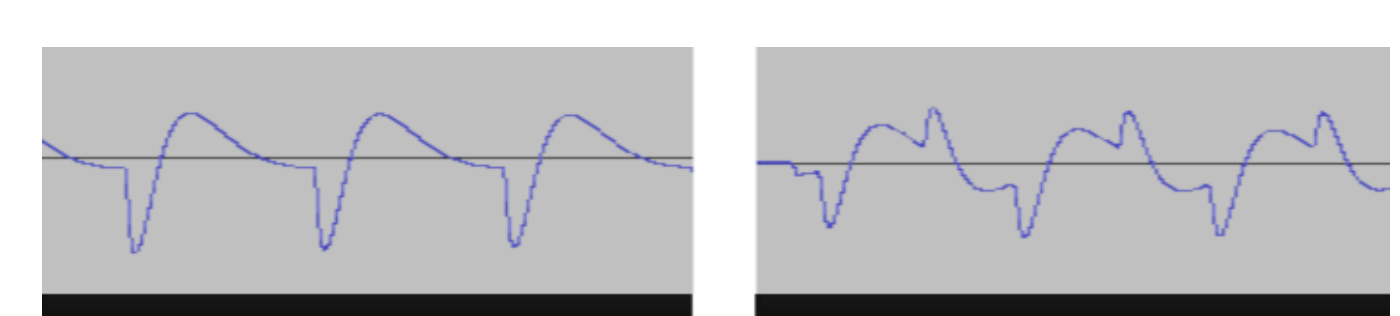
#> input picture tools/plots/reference/303_square_saw.png, 1400 x 316 px; its folder holds 3 pictures in this run
$ python plot_stock_waves.py
#> lines starting #> are read from the running program, lines starting #| are printed output that depends on the picture; after the words box and inside, x2 and y2 are one past the last pixel; in counts of white or black regions, pixels touching at a corner belong together
### tools/plots/lxr_plotlib.py
"""Shared helpers for the tools/plots scripts (S084 P1 voice-expansion plots).

What lives here:
  - Python ports of the firmware drive stages as they are in the S084 tree
    (ResonantFilter.c, distortion.h, the IM_SPECIAL_FILTER_* writers);
  - band-limiting helpers (harmonic truncation, as the octave tables do);
  - digitisers for the reference images in reference/ (the 303 and dirty
    triangle screenshots supplied by the user);
  - a common matplotlib style.

These are design/illustration tools, not part of the firmware build. They
need numpy, matplotlib and pillow (see README.md).
"""
import math
import os

import numpy as np

FS = 44108.0                      # LXR-02 sample rate (PLLI2S N=271, R=2)
HERE = os.path.dirname(os.path.abspath(__file__))
REF = os.path.join(HERE, "reference")

# Wavetable octave edges used by freqToTableIndex() (Oscillator.c).
OCTAVE_EDGES_HZ = [16.3515987, 32.7031975, 65.406395, 130.81279, 261.62558,
                   523.25116, 1046.50232, 2093.00464, 4186.00928, 8372.01855]


# --------------------------------------------------------------------------
# Firmware ports
# --------------------------------------------------------------------------
def filt_drive(v):
    """SVF_setDrive(): drive = 0.4 + 6*(v/127)^2."""
    return 0.4 + (v / 127.0) ** 2 * 6.0


def pade_num(a):
    return (a / 945.0 + 105.0 / 945.0) * a + 1.0


def pade_den(a):
    return (a * 15.0 / 945.0 + 420.0 / 945.0) * a + 1.0


# [4 lines left out: function filter_input_stage, not called in this run]


def fast_tanh(v):
    v = np.asarray(v, dtype=float)
    return np.where(v < -1.95, -1.0, np.where(v > 1.95, 1.0, 4.15 * v / (4.29 + v * v)))


def fast_tan(x):
    return (-15 * x + x ** 3) / (3 * (-5 + 2 * x * x))


# [4 lines left out: function shaper_f2f, not called in this run]


def dist_k(d):
    """setDistortionShape(): k = 2(d/128)/(1-d/128)."""
    return 2 * (d / 128.0) / (1 - d / 128.0)


# [4 lines left out: function dist_curve, not called in this run]


def ssat16(v):
    return max(-32768, min(32767, int(v)))


class ZdfFilter:
    """Float64 port of SVF_calcBlockZDF() (batched two-division solver)."""

    # [56 lines left out: functions __init__, run, filter_one_cycle, not called in this run]


# --------------------------------------------------------------------------
# Band-limiting
# --------------------------------------------------------------------------
def harmonics_of(cycle):
    """Complex harmonic coefficients c[k], k = 0..N/2, of one cycle."""
    return np.fft.rfft(cycle) / len(cycle)


def from_harmonics(c, n, hmax=None):
    """Rebuild n samples from coefficients, keeping harmonics 1..hmax (no DC)."""
    c = np.array(c, dtype=complex)
    full = np.zeros(n // 2 + 1, dtype=complex)
    m = min(len(c), len(full))
    full[:m] = c[:m]
    full[0] = 0.0
    if hmax is not None:
        full[hmax + 1:] = 0.0
    return np.fft.irfft(full * n, n)


def bandlimit(cycle, hmax, n=None):
    n = n or len(cycle)
    return from_harmonics(harmonics_of(cycle), n, hmax)


def harmonics_for_note(f_hz, compression=1.0):
    """Highest harmonic that stays below Nyquist for a note (with warp)."""
    return max(1, int((FS / 2) / (f_hz * compression)))


def extend_harmonics(c, h_meas, h_max):
    """Extend measured harmonics 1..h_meas up to h_max with a fitted roll-off.

    Magnitudes follow a power law fitted over the upper half of the measured
    band; phases continue the fitted linear phase trend. Used because the
    reference screenshots resolve only the first few dozen harmonics.
    """
    c = np.array(c[: h_meas + 1], dtype=complex)
    k = np.arange(max(2, h_meas // 2), h_meas + 1)
    mag = np.abs(c[k]) + 1e-12
    slope, icpt = np.polyfit(np.log(k), np.log(mag), 1)
    slope = min(slope, -1.0)                       # never brighter than a saw
    ph = np.unwrap(np.angle(c[k]))
    pslope, picpt = np.polyfit(k, ph, 1)
    out = np.zeros(h_max + 1, dtype=complex)
    out[: h_meas + 1] = c
    kk = np.arange(h_meas + 1, h_max + 1)
    out[h_meas + 1:] = np.exp(icpt + slope * np.log(kk)) * np.exp(1j * (picpt + pslope * kk))
    return out


def normalise(cycle):
    cycle = np.asarray(cycle, dtype=float) - np.mean(cycle)
    return cycle / np.max(np.abs(cycle))


def rotate_to(cycle, index):
    return np.roll(cycle, -int(index))


# --------------------------------------------------------------------------
# Digitisers for the supplied screenshots
# --------------------------------------------------------------------------
def _load_rgb(name):
    from PIL import Image
    return np.asarray(Image.open(os.path.join(REF, name)).convert("RGB")).astype(float)


def _fold(trace, x0, x1, period, n_out):
    """Average every full cycle of trace[x0:x1] onto n_out phase bins."""
    xs = np.arange(x0, x1, dtype=float)
    ys = trace[x0:x1]
    ok = ~np.isnan(ys)
    xs, ys = xs[ok], ys[ok]
    phase = ((xs - x0) / period) % 1.0
    bins = np.linspace(0, 1, n_out, endpoint=False)
    order = np.argsort(phase)
    ph, yy = phase[order], ys[order]
    ph = np.concatenate([ph - 1, ph, ph + 1])
    yy = np.concatenate([yy, yy, yy])
    # Running mean over a narrow phase window, then sample at the bins.
    out = np.empty(n_out)
    w = 0.6 / period                               # ~0.6 px in phase units
    for i, b in enumerate(bins):
        sel = np.abs(ph - b) <= max(w, 0.5 / n_out)
        out[i] = np.mean(yy[sel]) if np.any(sel) else np.nan
    if np.any(np.isnan(out)):
        good = ~np.isnan(out)
        out = np.interp(bins, bins[good], out[good], period=1.0)
    return out


def _period(trace, x0, x1, min_lag=60):
    y = trace[x0:x1].copy()
    y = np.nan_to_num(y - np.nanmean(y))
    ac = np.correlate(y, y, mode="full")[len(y) - 1:]
    lag = min_lag + int(np.argmax(ac[min_lag: len(y) // 2]))
    # Parabolic refinement of the autocorrelation peak.
    a, b, c = ac[lag - 1], ac[lag], ac[lag + 1]
    return lag + 0.5 * (a - c) / (a - 2 * b + c)


def digitise_303(which, n_out=2048):
    """One cycle of the 303 square ('sq3') or saw ('sw3') screenshot.

    The screenshot has two grey panels with a blue trace and a dark zero
    line: square on the left (x 42..692, zero row 157) and saw on the right
    (x 756..1389, zero row 163). Returns (cycle, raw_trace_x, raw_trace_y,
    period_px) with the cycle normalised to peak 1 and DC removed.
    """
    a = _load_rgb("303_square_saw.png")
    blue = (a[:, :, 2] > 150) & (a[:, :, 0] < 140) & (a[:, :, 1] < 140)
    if which == "sq3":
        x0, x1, zero = 44, 690, 157
    else:
        x0, x1, zero = 800, 1388, 163   # skip the flat lead-in at the left
    trace = np.full(a.shape[1], np.nan)
    for x in range(x0, x1):
        ys = np.nonzero(blue[47:294, x])[0]
        if len(ys):
            trace[x] = zero - (np.mean(ys) + 47)
    period = _period(trace, x0, x1)
    cyc = _fold(trace, x0, x1, period, n_out)
    return cyc, np.arange(x0, x1), trace[x0:x1], period


def digitise_dirty_triangle(n_out=2048):
    """One cycle of the dirty-triangle scope screenshot ('tra').

    Grey trace on black with a grey graticule (rows/cols listed below).
    Graticule pixels are masked and the trace centroid is taken per column.
    """
    a = _load_rgb("tra_dirty_triangle.png").mean(axis=2)
    grid_cols = [40, 80, 119, 159, 197, 237, 277, 317, 355, 395, 435]
    grid_rows = [34, 73, 112, 151, 190, 230, 269, 308, 350]
    mask = np.ones_like(a, dtype=bool)
    for c in grid_cols:
        mask[:, c - 1: c + 2] = False
    for r in grid_rows:
        mask[r - 1: r + 2, :] = False
    x0, x1, y0, y1 = 42, 433, 100, 285
    zero = 190.0
    trace = np.full(a.shape[1], np.nan)
    for x in range(x0, x1):
        col = a[y0:y1, x]
        m = mask[y0:y1, x] & (col > 72)
        if np.any(m):
            w = (col - 60.0) * m
            trace[x] = zero - (np.sum(w * np.arange(y0, y1)) / np.sum(w))
    period = _period(trace, x0, x1, min_lag=50)
    cyc = _fold(trace, x0, x1, period, n_out)
    return cyc, np.arange(x0, x1), trace[x0:x1], period


# --------------------------------------------------------------------------
# Plot style
# --------------------------------------------------------------------------
PALETTE = ["#8a96a3", "#2f6fb0", "#1f9e89", "#d99a00", "#d1495b", "#7b3fa0", "#3a3a3a"]


def setup_matplotlib():
    import matplotlib
    matplotlib.use("Agg")
    import matplotlib.pyplot as plt
    plt.rcParams.update({
        "figure.facecolor": "white",
        "axes.facecolor": "white",
        "axes.grid": True,
        "grid.color": "#e4e8ec",
        "grid.linewidth": 0.8,
        "axes.edgecolor": "#9aa3ad",
        "axes.titlesize": 11,
        "axes.titleweight": "bold",
        "axes.labelsize": 9,
        "xtick.labelsize": 8,
        "ytick.labelsize": 8,
        "legend.fontsize": 7.5,
        "legend.frameon": False,
        "font.family": "DejaVu Sans",
    })
    return plt


def out_path(name):
    return os.path.join(HERE, name)

### tools/plots/plot_stock_waves.py
#!/usr/bin/env python3
"""Interpretation of the new stock oscillator waves: sq3 sw3 sqa tra swa.

Outputs (in tools/plots/):
  stock_waves_303_analog.png   one cycle of each wave, as the octave tables
                               would hold it (level 0, ~1 kHz, ~4 kHz), next to
                               the reference trace and the stock wave it
                               replaces; plus the harmonic spectra.
  stock_wave_harmonics.csv     the harmonic recipe (k = 1..511: magnitude,
                               phase) the install-time generator would use.

How each wave is made:
  sq3, sw3  digitised from reference/303_square_saw.png (left / right
            panel), cycles averaged, first 40 harmonics kept (the screenshot
            resolves about 90), then extended to 511 with a fitted roll-off.
  tra       digitised from reference/tra_dirty_triangle.png, first 30
            harmonics kept, then extended the same way.
  sqa       a 50 % pulse through an analog-style chain: 2-pole low-pass at the
            40th harmonic with Q 0.9 (edge rounding, slight overshoot) and a
            one-pole high-pass at 0.1 x f0 (droop/tilt on the flat tops).
  swa       a falling ramp with exponential (capacitor-charge) curvature and
            a 1.5 %-of-cycle reset, through the same chain (LP at the 48th
            harmonic, Q 0.75; HP at 0.08 x f0).
Orientation follows the stock tables: saw falls (index 0 = middle of the
reset jump), square is high for the first half, triangle starts at its
trough.
"""
import csv
import math

import numpy as np

import lxr_plotlib as L

N = 4096          # analysis resolution per cycle
H_TABLE = 511     # level-0 table limit (1,024-point tables)


# ----------------------------------------------------------------- models
def biquad_lp(fc_rel, q):
    """RBJ low-pass, fc relative to the sample rate (cycle = N samples)."""
    w0 = 2 * math.pi * fc_rel
    alpha = math.sin(w0) / (2 * q)
    c = math.cos(w0)
    b0, b1, b2 = (1 - c) / 2, 1 - c, (1 - c) / 2
    a0, a1, a2 = 1 + alpha, -2 * c, 1 - alpha
    return [b0 / a0, b1 / a0, b2 / a0], [1.0, a1 / a0, a2 / a0]


def periodic_chain(src, lp_harm, lp_q, hp_harm, periods=12):
    """Run one source cycle repeatedly through LP biquad + 1-pole HP."""
    n = len(src)
    b, a = biquad_lp(lp_harm / n, lp_q)
    k_hp = math.exp(-2 * math.pi * hp_harm / n)
    x1 = x2 = y1 = y2 = 0.0
    hp_x = hp_y = 0.0
    out = np.empty(n)
    for p in range(periods):
        for i, x in enumerate(src):
            y = b[0] * x + b[1] * x1 + b[2] * x2 - a[1] * y1 - a[2] * y2
            x2, x1, y2, y1 = x1, x, y1, y
            h = k_hp * (hp_y + y - hp_x)          # one-pole DC-blocking HP
            hp_x, hp_y = y, h
            if p == periods - 1:
                out[i] = h
    return out


def model_sqa():
    ph = np.arange(N) / N
    src = np.where(ph < 0.5, 1.0, -1.0)
    return periodic_chain(src, 40, 0.9, 0.1)


def model_swa():
    ph = np.arange(N) / N
    r, tau = 0.015, 1.1
    ramp_len = 1 - r
    t = np.clip(ph / ramp_len, 0, 1)
    curved = (1 - np.exp(-t / tau)) / (1 - np.exp(-1 / tau))
    src = 1 - 2 * curved                           # falling, concave
    reset = ph >= ramp_len
    u = (ph[reset] - ramp_len) / r
    src[reset] = -1 + 2 * (1 - np.exp(-5 * u)) / (1 - np.exp(-5))
    return periodic_chain(np.roll(src, int(N * r / 2)), 48, 0.75, 0.08)


def stock(name):
    ph = np.arange(N) / N
    if name == "rec":
        return L.bandlimit(np.where(ph < 0.5, 1.0, -1.0), H_TABLE)
    if name == "saw":                              # sawTable: 0, then +1 falling to -1
        return L.bandlimit(1 - 2 * ph, H_TABLE)
    return L.bandlimit(1 - 4 * np.abs(ph - 0.5), H_TABLE)   # triTable: -1 at 0, +1 at 0.5


def align_rising_edge(cycle):
    """Rotate so index 0 is the zero crossing on the steepest rise."""
    bl = L.bandlimit(cycle, 24)
    i = int(np.argmax(np.roll(bl, -1) - bl))
    # walk back to the zero crossing (value changes sign)
    j = i
    for _ in range(len(cycle)):
        if bl[j - 1] <= 0 < bl[j] or bl[j - 1] < 0 <= bl[j]:
            break
        j = (j - 1) % len(cycle)
    return L.rotate_to(cycle, j)


def resample(cycle, n):
    x = np.arange(len(cycle)) / len(cycle)
    xn = np.arange(n) / n
    return np.interp(xn, x, cycle, period=1.0)


def build():
    waves = {}

    for name, h_meas in (("sq3", 40), ("sw3", 40)):
        cyc, _, _, _ = L.digitise_303(name, n_out=2048)
#> in digitise_303, `blue = (a[:, :, 2] > 150) & (a[:, :, 0] < 140) & (a[:, :, 1] < 140)`:
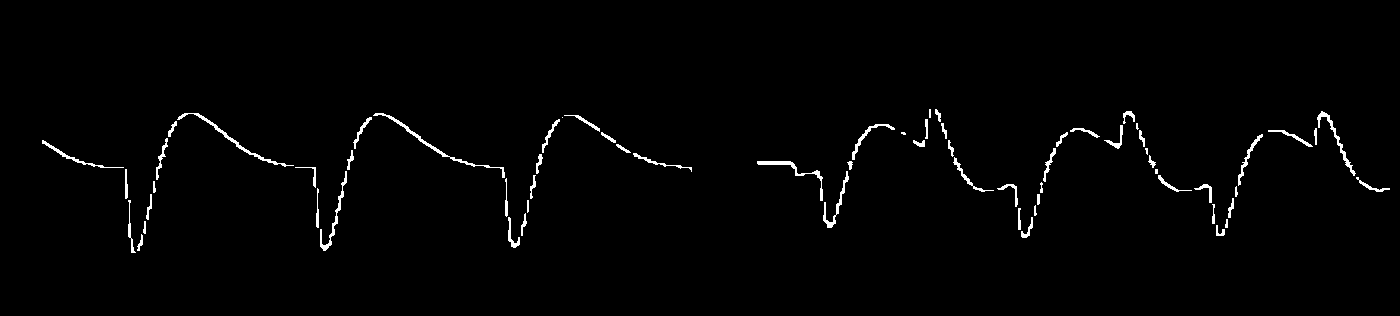
#> blue: shape (316, 1400) bool; 1.4% white in thin lines or dots, all inside (x1, y1, x2, y2) = (42, 109, 1390, 253)
#> the loop in digitise_303, `for x in range(x0, x1):` made 646 passes
#> ys on passes 1 to 3: [94, 95, 96], [94, 95, 96, 97], [95, 96, 97, 98]
#> in _period, `y = np.nan_to_num(y - np.nanmean(y))`: y = 646 values, max 43.88 at index 144, min -95.12 at index 91, mean -1.06e-15
#> in _period, `ac = np.correlate(y, y, mode="full")[len(y) - 1:]`: ac = 646 values, max 649069.6 at index 0, min -255188.5 at index 80, mean 502.4
#> in _period, `lag = min_lag + int(np.argmax(ac[min_lag: len(y) // 2]))`: lag = 189
#> in _period, `a, b, c = ac[lag - 1], ac[lag], ac[lag + 1]`: a = 416873.9; b = 417745.8; c = 415302.6
#> in digitise_303, `period = _period(trace, x0, x1)`: period = 188.8
#> in _fold, `xs, ys = xs[ok], ys[ok]`: xs = 632 values from 44 to 689; ys = 632 values, max 44 at index 141, min -95 at index 90, mean 0.124
#> in _fold, `phase = ((xs - x0) / period) % 1.0`: phase = 632 values, max 0.998 at index 554, min 0 at index 0, mean 0.462
#> in _fold, `order = np.argsort(phase)`: order = 632 values, max 631 at index 312, min 0 at index 0, mean 315.5
#> in _fold, `ph, yy = phase[order], ys[order]`: ph = 632 values from 0 to 0.998; yy = 632 values, max 44 at index 498, min -95 at index 347, mean 0.124
#> in _fold, `ph = np.concatenate([ph - 1, ph, ph + 1])`: ph = 1896 values from -1 to 2
#> in _fold, `yy = np.concatenate([yy, yy, yy])`: yy = 1896 values, max 44 at index 498, min -95 at index 347, mean 0.124
#> in _fold, `w = 0.6 / period`: w = 0.00318
#> after the loop in _fold, `for i, b in enumerate(bins):`: out = 2048 values, max 43.38 at index 1578, min -91.5 at index 981, mean 0.136
#> in digitise_303, `cyc = _fold(trace, x0, x1, period, n_out)`: cyc has the same summary as out in _fold
        cyc = align_rising_edge(L.normalise(resample(cyc, N)))
        coeffs = L.extend_harmonics(L.harmonics_of(cyc), h_meas, H_TABLE)
        table = L.normalise(L.from_harmonics(coeffs, N))
        waves[name] = dict(ref=cyc, coeffs=coeffs, table=table,
                           stock="rec" if name == "sq3" else "saw",
                           note=f"digitised 303 {'square' if name == 'sq3' else 'saw'}; "
                                f"harmonics 1–{h_meas} measured, 1/n^a extension to {H_TABLE}")

    cyc, _, _, _ = L.digitise_dirty_triangle(n_out=2048)
    cyc = L.normalise(resample(cyc, N))
    cyc = L.rotate_to(cyc, int(np.argmin(L.bandlimit(cyc, 12))))
    coeffs = L.extend_harmonics(L.harmonics_of(cyc), 30, H_TABLE)
    waves["tra"] = dict(ref=cyc, coeffs=coeffs, table=L.normalise(L.from_harmonics(coeffs, N)),
                        stock="tri", note="digitised dirty triangle; harmonics 1–30 measured, extended")

    for name, fn, stk, note in (("sqa", model_sqa, "rec", "pulse → 2-pole LP (h40, Q0.9) → HP 0.1·f0"),
                                ("swa", model_swa, "saw", "curved falling ramp (τ 1.1) → 2-pole LP (h48, Q0.75) → HP 0.08·f0")):
        cyc = L.normalise(fn())
        coeffs = L.harmonics_of(cyc)[: H_TABLE + 1]
        waves[name] = dict(ref=None, coeffs=coeffs, table=L.normalise(L.from_harmonics(coeffs, N)),
                           stock=stk, note=note)
    return waves


def main():
    plt = L.setup_matplotlib()
    waves = build()
#> in build, `cyc, _, _, _ = L.digitise_303(name, n_out=2048)`: cyc has the same summary as out in _fold
#> in resample, `x = np.arange(len(cycle)) / len(cycle)`: x = 2048 values from 0 to 1
#> in normalise, `cycle = np.asarray(cycle, dtype=float) - np.mean(cycle)`: cycle = 4096 values, max 43.24 at index 3156, min -91.64 at index 1962, mean -4.44e-15
#> in bandlimit, `n = n or len(cycle)`: n = 4096
#> in from_harmonics, `m = min(len(c), len(full))`: m = 2049
#> in align_rising_edge, `bl = L.bandlimit(cycle, 24)`: bl = 4096 values, max 0.47 at index 3221, min -0.985 at index 2001, mean 2.78e-17
#> in align_rising_edge, `i = int(np.argmax(np.roll(bl, -1) - bl))`: i = 2292
#> the loop in align_rising_edge, `for _ in range(len(cycle)):` made 3829 passes
#> j on passes 1 to 3: 2291, 2290, 2289
#> after the loop in align_rising_edge, `for _ in range(len(cycle)):`: j = 2560
#> in build, `cyc = align_rising_edge(L.normalise(resample(cyc, N)))`: cyc = 4096 values, max 0.472 at index 596, min -1 at index 3498, mean 0
#> in extend_harmonics, `mag = np.abs(c[k]) + 1e-12`: mag = 21 values, max 0.00135 at index 2, min 0.000261 at index 11, mean 0.00069
#> in extend_harmonics, `slope, icpt = np.polyfit(np.log(k), np.log(mag), 1)`: slope = -1.53; icpt = -2.22
#> in extend_harmonics, `ph = np.unwrap(np.angle(c[k]))`: ph = 21 values, max 11.42 at index 20, min -0.522 at index 0, mean 3.91
#> in extend_harmonics, `pslope, picpt = np.polyfit(k, ph, 1)`: pslope = 0.446; picpt = -9.47
#> in build, `table = L.normalise(L.from_harmonics(coeffs, N))`: table = 4096 values, max 0.478 at index 637, min -1 at index 3514, mean 5.55e-17
#> call 3 of _load_rgb, with name = 'tra_dirty_triangle.png'
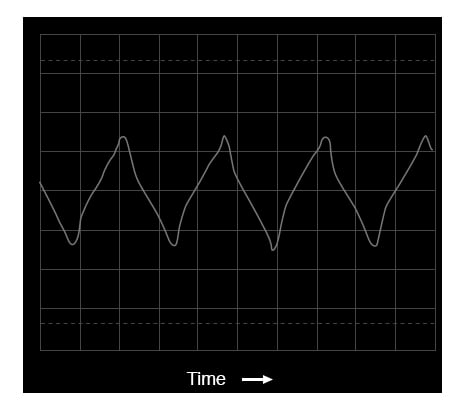
#> input picture tools/plots/reference/tra_dirty_triangle.png, 462 x 409 px
#> (the rest of the program and of its run is left out)
